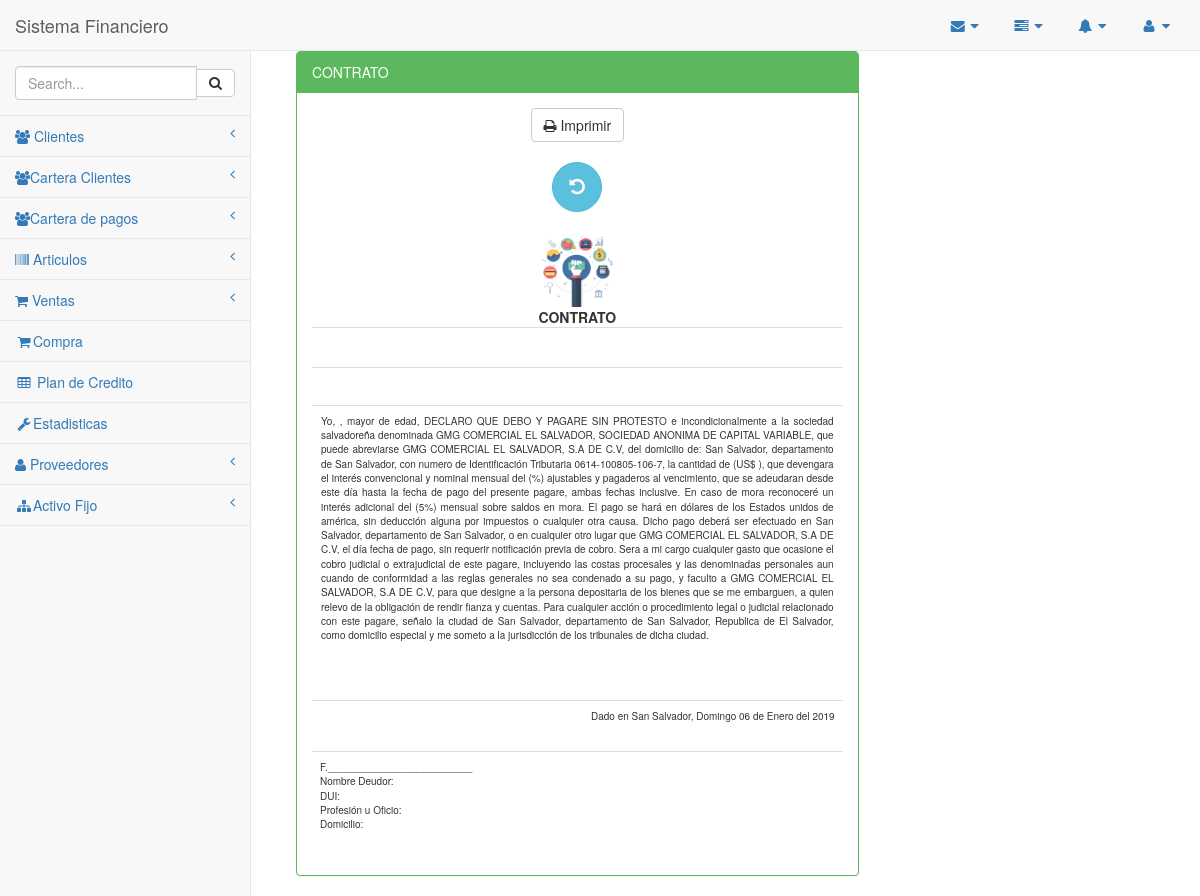
/venta/contrato.php, run on an earlier commit of the app's database.
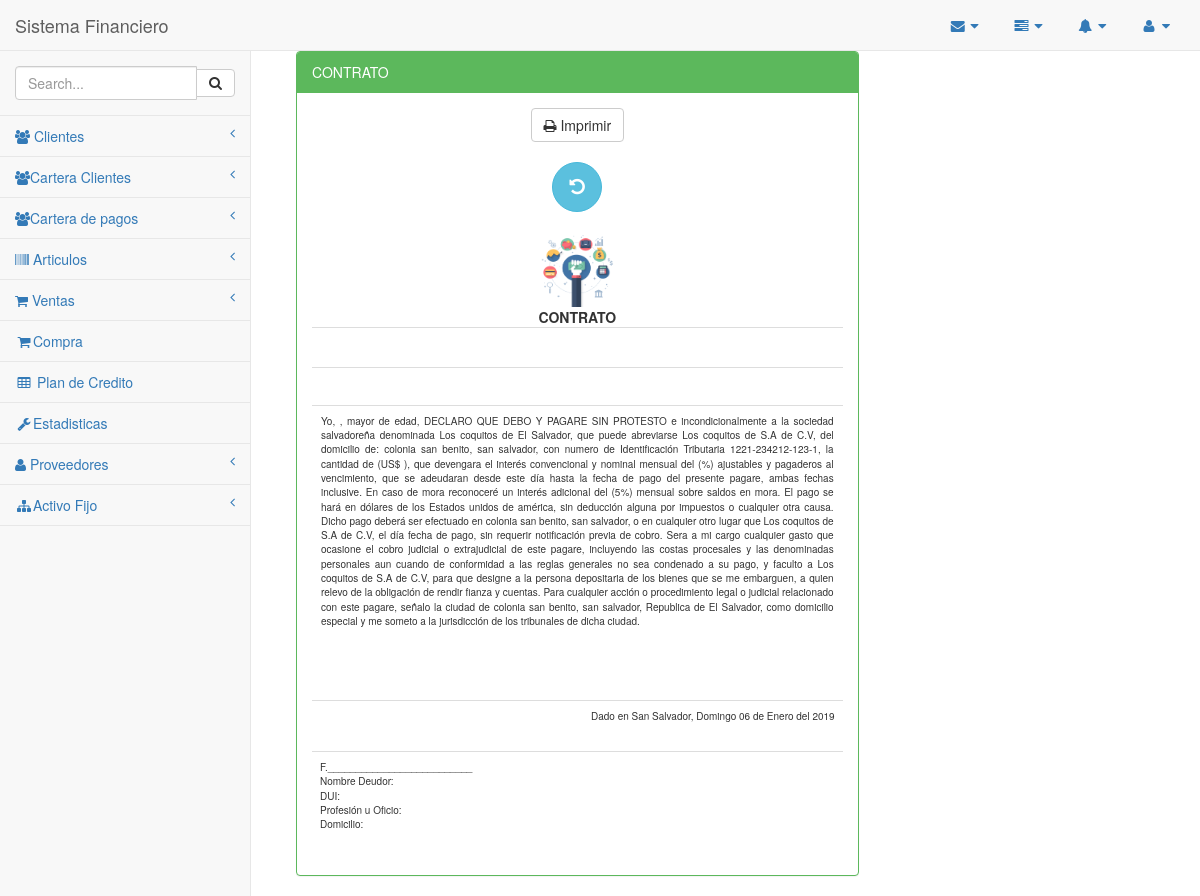
And on a later commit of the database.
### tables this page shows
CREATE TABLE `institucion` (
  `idInstitucion` int(10) NOT NULL,
  `nombre` varchar(100) NOT NULL,
  `abreviatura` varchar(60) NOT NULL,
  `ideTributaria` varchar(25) NOT NULL,
  `direccion` varchar(50) NOT NULL,
  `telefono` varchar(10) NOT NULL,
  `correlativo` varchar(45) DEFAULT NULL
);

### venta/contrato.php (the view, shortened to what this page needs)
<?php
include_once '../conexion/php_conexion.php';
  include_once '../Plantilla/encabezado.php';
  include_once '../Plantilla/menuLateral.php';
?>
        <div id="page-wrapper">
            <div class="container-fluid">
            <div class="row">
                <div class="col-md-8">
                    <div class="panel panel-green">
                        <div class="panel-heading">
                             CONTRATO
                        </div>
                        <div class="panel-body">
                        <center><button onclick="imprimir();" class="btn btn-default"><i class=" fa fa-print "></i> Imprimir</button></center><br>
                         <center><button onclick="location.href='Vis_ventas.php'" class="btn btn-info btn-circle btn-lg"><i class=" fa fa-undo"></i></button></center><br>
                            <div class="table-responsive">
                                    <table  width="100%" >
                                     <tr>
                                        <td align="center">
                                            <center>
                                                <img src="../Imagenes/finanzas.png" width="75px" height="75px"><br>
                                                 <div style="font-size: 14px;"><strong>CONTRATO</strong></div>
                                            </center>
                                        </td>
                                     </tr>
                                    </table>
                            </div>
                            <?php
                                    $n=mysqli_query($conexion,"SELECT * FROM cliente_temp");
                                        if(!$rowx=mysqli_fetch_array($n)){
                                            $direccion='';
                            ?>
                            <?php } ?>
                            <div id="imprimeme">
                            <table class="table" width="425px" style="border: 1px dotted #FFFFFF; -moz-border-radius: 12px;-webkit-border-radius: 12px;padding: 10px;">
                                        <tr>
                                            <td colspan="4">
                                            <div style="font-size: 12px;" align="right"><?php  ?></div><br>
                                            </td>
                                        </tr>
                                         <tr>
                                            <td align="center">
                                            </td>
                                            <td class="text-default">
                                            </td>
                                         </tr>
                            </table>
                            <?php
                 $sacarInstitucion = mysqli_query($conexion, "SELECT * FROM institucion");
            while ($row = mysqli_fetch_array($sacarInstitucion)) {
                  $nombreInsitucion=$row['nombre'];
                  $abreviatura=$row['abreviatura'];
                  $nit=$row['ideTributaria'];
                  $direccion=$row['direccion'];
                }
                            $texto = "Yo, ";
                            $texo2= ", mayor de edad, DECLARO QUE DEBO Y PAGARE SIN PROTESTO e incondicionalmente a la sociedad salvadoreña denominada ";
                            $texto3 = ", que puede abreviarse ";
                            $texto4 = ", del domicilio de: ";
                            $texto5 = ", con numero de Identificación Tributaria ";
                            $texto6 = ", la cantidad de ";
                            $texto7 =" (US$ ";
                            $texto8 = "), que devengara el interés convencional y nominal mensual del (";
                            $texto9 ="%) ajustables y pagaderos al vencimiento, que se adeudaran desde este día hasta la fecha de pago del presente pagare, ambas fechas inclusive. En caso de mora reconoceré un interés adicional del ";
                            $texto10 ="(";
                            $texto11="%) mensual sobre saldos en mora. El pago se hará en dólares de los Estados unidos de américa, sin deducción alguna por impuestos o cualquier otra causa. Dicho pago deberá ser efectuado en ";
                            $texto12=", o en cualquier otro lugar que ";
                            $texto13 = ", el día fecha de pago, sin requerir notificación previa de cobro. Sera a mi cargo cualquier gasto que ocasione el cobro judicial o extrajudicial de este pagare, incluyendo las costas procesales y las denominadas personales aun cuando de conformidad a las reglas generales no sea condenado a su pago, y faculto a ";
                            $texto14 =", para que designe a la persona depositaria de los bienes que se me embarguen, a quien relevo de la obligación de rendir fianza y cuentas.
Para cualquier acción o procedimiento legal o judicial relacionado con este pagare, señalo la ciudad de ";
                            $texto15 =", Republica de El Salvador, como domicilio especial y me someto a la jurisdicción de los tribunales de dicha ciudad.";
$otros ="F.__________________________ <br>
Nombre Deudor:<br>
DUI:<br>
Profesión u Oficio:<br>
Domicilio:
";
                            ?>
                            <div style="width:100%; height:275px; overflow: auto;">
                            <table class="table" width="425px" style="border: 1px dotted #FFFFFF; -moz-border-radius: 12px;-webkit-border-radius: 12px;padding: 10px;" >
                                            <tr>
                                                <td width="100%" align="justify" style="font-size:10px"><?php echo $texto,$nombreCliente,$texo2,$nombreInsitucion,$texto3,$abreviatura,$texto4,$direccion,$texto5,$nit,$texto6,strtoupper(convertir($valor)),$texto7,$valor,$texto8,$inte,$texto9,$texto10,'5',$texto11,$direccion,$texto12,$abreviatura,$texto13,$abreviatura,$texto14,$direccion,$texto15; ?></td>
                                            </tr>
                                        </table>
                                        </div>
                                        <br>
                                        <table class="table" width="450px" style="border: 0px dotted #FFFFFF; -moz-border-radius: 12px;-webkit-border-radius: 12px;padding: 12px;">
                                             <tr>
                                               <?php
                                                $dias = array("Domingo","Lunes","Martes","Miercoles","Jueves","Viernes","Sábado");
                                                $meses = array("Enero","Febrero","Marzo","Abril","Mayo","Junio","Julio","Agosto","Septiembre","Octubre","Noviembre","Diciembre");
                                               ?>
                                                 <td width="100%" align="right" style="font-size:10px">Dado en San Salvador, <?php echo $dias[date('w')]." ".date('d')." de ".$meses[date('n')-1]. " del ".date('Y');?></td>
                                            </tr>
                                        </table>
                                         <table class="table" width="450px" style="border: 0px dotted #FFFFFF; -moz-border-radius: 12px;-webkit-border-radius: 12px;padding: 12px;">
                                             <tr>
                                                 <td width="100%" align="left" style="font-size:10px"><?php echo $otros; ?></td>
                                            </tr>
                                        </table>
                        </div>
                    </div>
                </div>
            </div>
        </div>
<?php
include_once '../Plantilla/inferior.php';
?>

### Plantilla/encabezado.php (shortened to what this page needs)
    <link href="../vendor/bootstrap/css/bootstrap.min.css" rel="stylesheet">
    <link href="../vendor/metisMenu/metisMenu.min.css" rel="stylesheet">
    <link href="../dist/css/sb-admin-2.css" rel="stylesheet">
    <link href="../vendor/font-awesome/css/font-awesome.min.css" rel="stylesheet" type="text/css">
<body>
    <div id="wrapper">
        <nav class="navbar navbar-default navbar-static-top" role="navigation" style="margin-bottom: 0">
            <div class="navbar-header">
                <a class="navbar-brand" href="../Inicio/index.php">Sistema Financiero</a>
            </div>
            <ul class="nav navbar-top-links navbar-right">
                <li class="dropdown">
                    <a class="dropdown-toggle" data-toggle="dropdown" href="#">
                        <i class="fa fa-envelope fa-fw"></i> <i class="fa fa-caret-down"></i>
                    </a>
                </li>
                <li class="dropdown">
                    <a class="dropdown-toggle" data-toggle="dropdown" href="#">
                        <i class="fa fa-tasks fa-fw"></i> <i class="fa fa-caret-down"></i>
                    </a>
                </li>
                <li class="dropdown">
                    <a class="dropdown-toggle" data-toggle="dropdown" href="#">
                        <i class="fa fa-bell fa-fw"></i> <i class="fa fa-caret-down"></i>
                    </a>
                </li>
                <li class="dropdown">
                    <a class="dropdown-toggle" data-toggle="dropdown" href="#">
                        <i class="fa fa-user fa-fw"></i> <i class="fa fa-caret-down"></i>
                    </a>
                </li>
            </ul>

### Plantilla/menuLateral.php (shortened to what this page needs)
<div class="navbar-default sidebar" role="navigation">
               <div class="sidebar-nav navbar-collapse">
                   <ul class="nav" id="side-menu">
                       <li class="sidebar-search">
                           <div class="input-group custom-search-form">
                               <input type="text" class="form-control" placeholder="Search...">
                               <span class="input-group-btn">
                                   <button class="btn btn-default" type="button">
                                       <i class="fa fa-search"></i>
                                   </button>
                               </span>
                           </div>
                       </li>
                       <li>
                           <a href="#"><i class="fa fa-users"></i> Clientes<span class="fa arrow"></span></a>
                       </li>
                        <li>
                           <a href="#"><i class="fa fa-users"></i>Cartera Clientes<span class="fa arrow"></span></a>
                       </li>
                        <li>
                           <a href="#"><i class="fa fa-users"></i>Cartera de pagos<span class="fa arrow"></span></a>
                       </li>
                       <li>
                           <a href="#"><i class="fa fa-barcode"></i> Articulos<span class="fa arrow"></span></a>
                       </li>
                       <li>
                           <a href="#"><i class="fa fa-shopping-cart "></i> Ventas<span class="fa arrow"></span></a>
                       </li>
                       <li>
                           <a href="../compra/compra.php"><i class="fa fa-shopping-cart fa-fw"></i>Compra</a>
                       </li>
                       <li>
                           <a href="../Inventario/PlanPago.php"><i class="fa fa-table fa-fw"></i> Plan de Credito</a>
                       </li>
                       <li>
                           <a href="../cxc/cobros.php"><i class="fa fa-wrench fa-fw"></i>Estadisticas</a>
                       </li>
                       <li>
                           <a href="#"><i class="fa fa-user"></i> Proveedores<span class="fa arrow"></span></a>
                       </li>
                       <li>
                           <a href="#"><i class="fa fa-sitemap fa-fw"></i>Activo Fijo<span class="fa arrow"></span></a>
                       </li>
                   </ul>
               </div>
           </div>
       </nav>

### Plantilla/inferior.php (shortened to what this page needs)
</div>
    </div>
</body>

What changed in the data, as far as the page shows it:
removed institucion: nombre "GMG COMERCIAL EL SALVADOR, SOCIEDAD ANONIMA DE CAPITAL VARIABLE", abreviatura "GMG COMERCIAL EL SALVADOR, S.A DE C.V", direccion "San Salvador, departamento de San Salvador", ideTributaria "0614-100805-106-7"
added institucion: nombre "Los coquitos de El Salvador", abreviatura "Los coquitos de S.A de C.V", direccion "colonia san benito, san salvador", ideTributaria "1221-234212-123-1"
